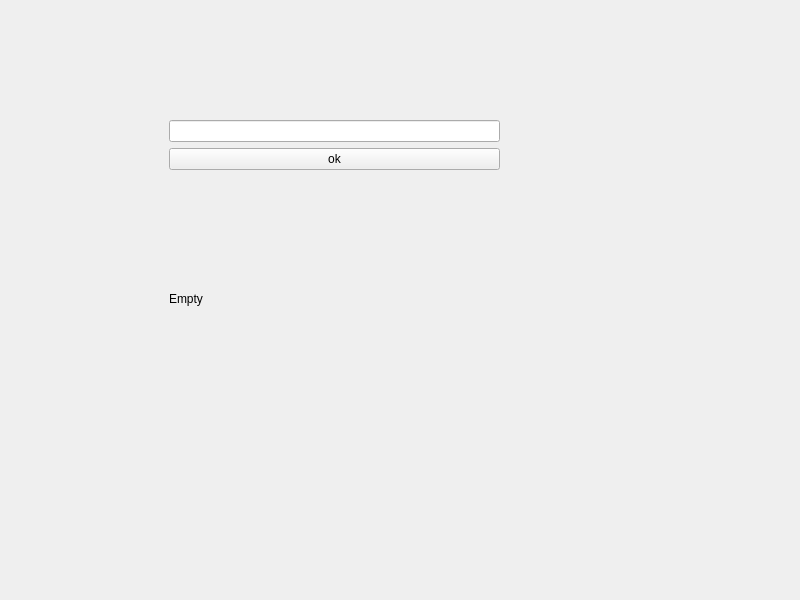
<?xml version="1.0" encoding="UTF-8"?>
<ui version="4.0">
 <class>MainWindow</class>
 <widget class="QMainWindow" name="MainWindow">
  <property name="geometry">
   <rect>
    <x>0</x>
    <y>0</y>
    <width>800</width>
    <height>600</height>
   </rect>
  </property>
  <property name="windowTitle">
   <string>MainWindow</string>
  </property>
  <widget class="QWidget" name="centralwidget">
   <widget class="QWidget" name="verticalLayoutWidget">
    <property name="geometry">
     <rect>
      <x>169</x>
      <y>120</y>
      <width>331</width>
      <height>301</height>
     </rect>
    </property>
    <layout class="QVBoxLayout" name="verticalLayout">
     <item>
      <widget class="QLineEdit" name="lineEdit"/>
     </item>
     <item>
      <widget class="QPushButton" name="pushButton">
       <property name="text">
        <string>ok</string>
       </property>
      </widget>
     </item>
     <item>
      <widget class="QLabel" name="label">
       <property name="text">
        <string>Empty</string>
       </property>
      </widget>
     </item>
    </layout>
   </widget>
  </widget>
 </widget>
 <resources/>
 <connections/>
</ui>
